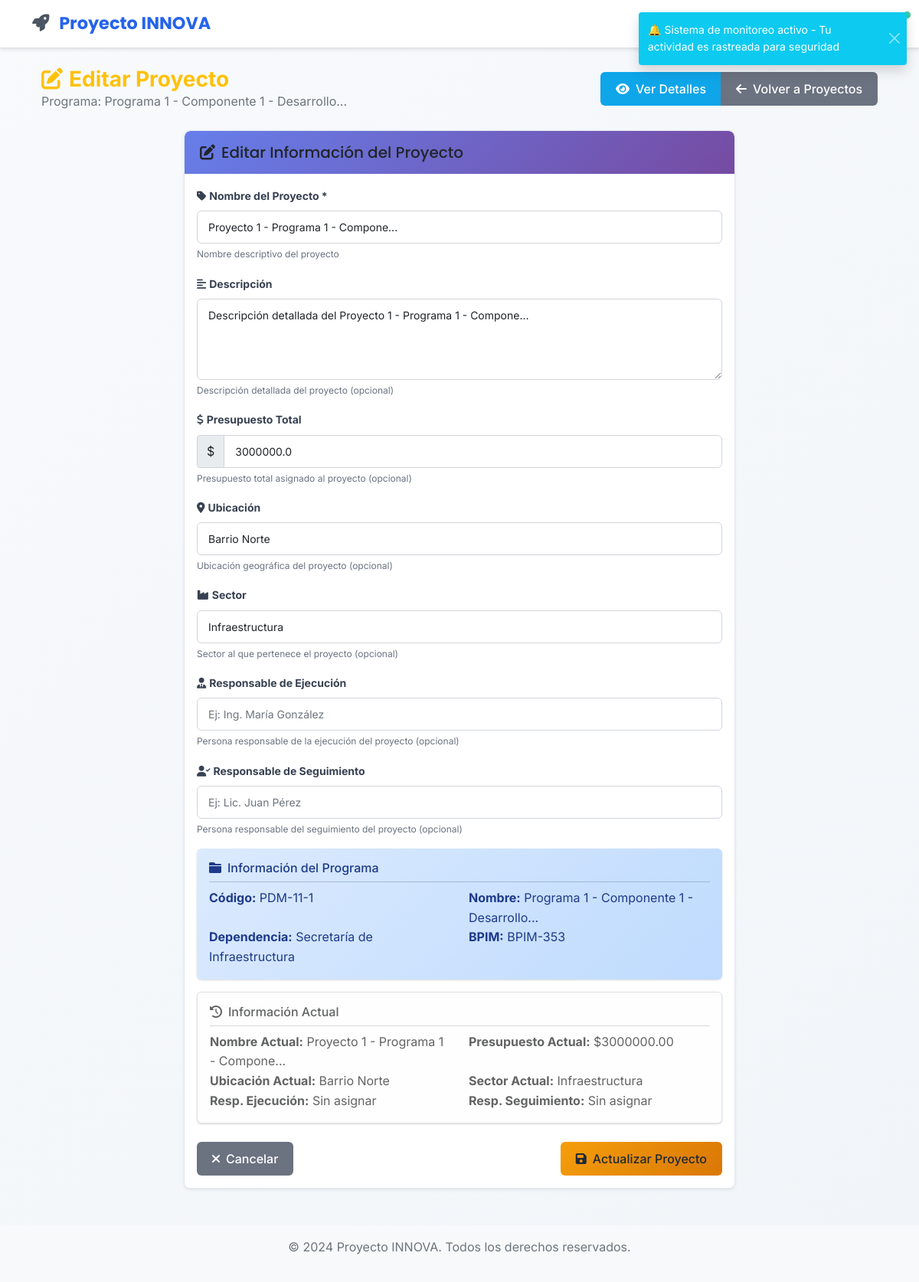
Page /planes/proyectos/1/editar (signed in) on the earlier database version.
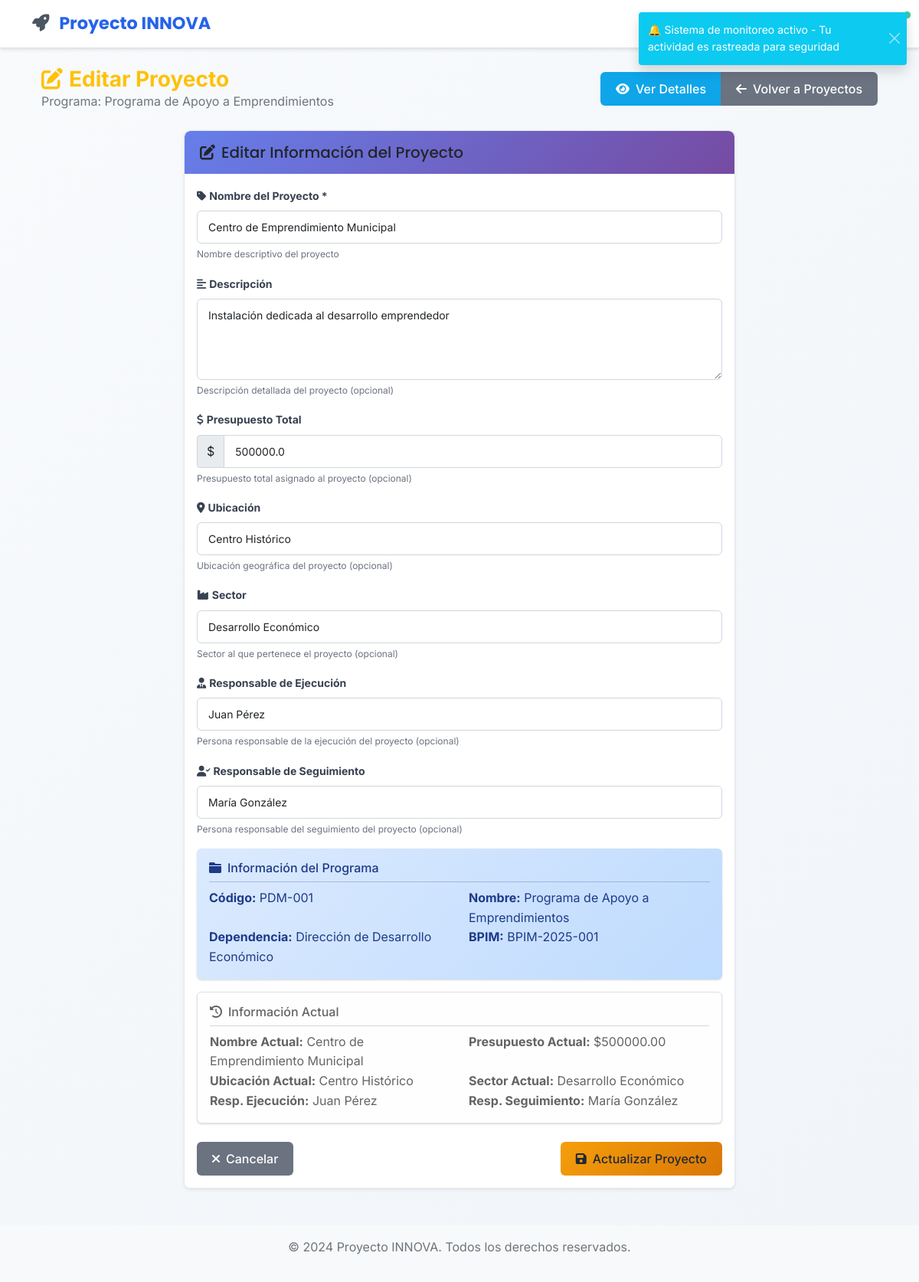
Same page on the later database version.
### app/models/programa.py (models this page shows, shortened)
class Programa(db.Model):
    __tablename__ = 'programas'
    id = db.Column(db.Integer, primary_key=True)
    cod_programa = db.Column(db.String(50), nullable=False)
    nombre = db.Column(db.String(200), nullable=False)  # PROGRAMA PDM
    descripcion = db.Column(db.Text)
    dependencia_responsable = db.Column(db.String(200))
    componente_id = db.Column(db.Integer, db.ForeignKey('componentes.id'), nullable=False)
    componente = db.relationship('Componente', backref=db.backref('programas', lazy=True, cascade='all, delete-orphan'))
    estado = db.Column(db.String(20), default='activo')  # activo, inactivo
    created_at = db.Column(db.DateTime, default=datetime.utcnow)
    updated_at = db.Column(db.DateTime, default=datetime.utcnow, onupdate=datetime.utcnow)
    bpim = db.Column(db.String(50))  # BPIM según el diccionario
    presupuesto_asignado = db.Column(db.Float, default=0.0)

### app/models/proyecto.py (models this page shows, shortened)
class Proyecto(db.Model):
    __tablename__ = 'proyectos'
    id = db.Column(db.Integer, primary_key=True)
    nombre = db.Column(db.String(200), nullable=False)  # NOMBRE PROYECTO
    descripcion = db.Column(db.Text)
    programa_id = db.Column(db.Integer, db.ForeignKey('programas.id'), nullable=False)
    programa = db.relationship('Programa', backref=db.backref('proyectos', lazy=True, cascade='all, delete-orphan'))
    estado = db.Column(db.String(20), default='planificado')  # planificado, en_ejecucion, completado, suspendido, cancelado
    created_at = db.Column(db.DateTime, default=datetime.utcnow)
    updated_at = db.Column(db.DateTime, default=datetime.utcnow, onupdate=datetime.utcnow)
    fecha_inicio = db.Column(db.Date)
    fecha_fin = db.Column(db.Date)
    presupuesto_total = db.Column(db.Float, default=0.0)
    presupuesto_ejecutado = db.Column(db.Float, default=0.0)
    ubicacion = db.Column(db.String(200))
    sector = db.Column(db.String(100))
    responsable_ejecucion = db.Column(db.String(200))
    responsable_seguimiento = db.Column(db.String(200))

### app/views/planes.py (the view, shortened to what this page needs)
@planes_bp.route('/proyectos/<int:proyecto_id>/editar', methods=['GET', 'POST'])
@login_required
def editar_proyecto(proyecto_id):
    proyecto = Proyecto.query.join(Programa).join(Componente).join(LineaEstrategica).join(PlanDesarrollo).filter(
        Proyecto.id == proyecto_id,
        PlanDesarrollo.municipio_id == current_user.id
    ).first_or_404()
    if not current_user.can_edit_column('CÓD PROYECTO'):
        flash('No tienes permisos para editar proyectos.', 'danger')
        return redirect(url_for('planes.proyectos', programa_id=proyecto.programa_id))
    form = EditarProyectoForm(obj=proyecto)
    return render_template('planes/editar_proyecto.html', title='Editar Proyecto',
                          form=form, proyecto=proyecto, programa=proyecto.programa)

### app/models/user.py (called while the page is built)
    def is_admin(self):
        if self.active_roles:
            admin_names = ['admin', 'administrador']
            return any(ur.role.name.lower() in admin_names for ur in self.active_roles)
        return self.legacy_role == 'admin'

    def can_edit_column(self, column_name):
        if self.is_admin():
            return True  # Los admins pueden editar todo
        for user_role in self.active_roles:
            if user_role.role.can_edit_column(column_name):
                return True
        return False

### app/templates/planes/editar_proyecto.html (shortened to what the changed rows need)
{% extends "base.html" %}
{% block content %}
<div class="container-fluid mt-4">
    <div class="row mb-4">
        <div class="col-12">
            <div class="d-flex justify-content-between align-items-center">
                <div>
                    <h1 class="h3 mb-0 text-warning fw-bold">
                        <i class="fas fa-edit me-2"></i>Editar Proyecto
                    </h1>
                    <p class="text-muted mb-0">Programa: {{ programa.nombre }}</p>
                </div>
            </div>
        </div>
    </div>
    <div class="row">
        <div class="col-lg-8 mx-auto">
            <div class="card shadow-sm">
                <div class="card-body">
                    <form method="POST">
                        <div class="mb-3">
                            <label for="nombre" class="form-label fw-bold">
                                <i class="fas fa-tag me-1"></i>Nombre del Proyecto *
                            </label>
                            {{ form.nombre(class="form-control", placeholder="Ej: Construcción de Parque Urbano") }}
                            <div class="form-text">Nombre descriptivo del proyecto</div>
                        </div>
                        <div class="mb-3">
                            <label for="descripcion" class="form-label fw-bold">
                                <i class="fas fa-align-left me-1"></i>Descripción
                            </label>
                            {{ form.descripcion(class="form-control", rows="4", placeholder="Describa los objetivos y alcance de este proyecto...") }}
                            <div class="form-text">Descripción detallada del proyecto (opcional)</div>
                        </div>
                        <div class="mb-3">
                            <div class="input-group">
                                <span class="input-group-text">$</span>
                                {{ form.presupuesto_total(class="form-control", placeholder="0.00") }}
                            </div>
                        </div>
                        <div class="mb-3">
                            <label for="ubicacion" class="form-label fw-bold">
                                <i class="fas fa-map-marker-alt me-1"></i>Ubicación
                            </label>
                            {{ form.ubicacion(class="form-control", placeholder="Ej: Barrio Centro, Calle Principal #123") }}
                            <div class="form-text">Ubicación geográfica del proyecto (opcional)</div>
                        </div>
                        <div class="mb-3">
                            <label for="sector" class="form-label fw-bold">
                                <i class="fas fa-industry me-1"></i>Sector
                            </label>
                            {{ form.sector(class="form-control", placeholder="Ej: Infraestructura, Educación, Salud") }}
                            <div class="form-text">Sector al que pertenece el proyecto (opcional)</div>
                        </div>
                        <div class="mb-3">
                            <label for="responsable_ejecucion" class="form-label fw-bold">
                                <i class="fas fa-user-tie me-1"></i>Responsable de Ejecución
                            </label>
                            {{ form.responsable_ejecucion(class="form-control", placeholder="Ej: Ing. María González") }}
                            <div class="form-text">Persona responsable de la ejecución del proyecto (opcional)</div>
                        </div>
                        <div class="mb-3">
                            <label for="responsable_seguimiento" class="form-label fw-bold">
                                <i class="fas fa-user-check me-1"></i>Responsable de Seguimiento
                            </label>
                            {{ form.responsable_seguimiento(class="form-control", placeholder="Ej: Lic. Juan Pérez") }}
                            <div class="form-text">Persona responsable del seguimiento del proyecto (opcional)</div>
                        </div>
                        <div class="alert alert-info border-0">
                            <div class="row">
                                <div class="col-md-6">
                                    <strong>Código:</strong> {{ programa.cod_programa }}
                                </div>
                                <div class="col-md-6">
                                    <strong>Nombre:</strong> {{ programa.nombre }}
                                </div>
                                <div class="col-md-6">
                                    <strong>Dependencia:</strong> {{ programa.dependencia_responsable or 'Sin asignar' }}
                                </div>
                                <div class="col-md-6">
                                    <strong>BPIM:</strong> {{ programa.bpim or 'Sin asignar' }}
                                </div>
                            </div>
                        </div>
                        <div class="alert alert-light border">
                            <div class="row">
                                <div class="col-md-6">
                                    <strong>Nombre Actual:</strong> {{ proyecto.nombre }}
                                </div>
                                <div class="col-md-6">
                                    <strong>Presupuesto Actual:</strong> ${{ "%.2f"|format(proyecto.presupuesto_total or 0) }}
                                </div>
                                <div class="col-md-6">
                                    <strong>Ubicación Actual:</strong> {{ proyecto.ubicacion or 'Sin asignar' }}
                                </div>
                                <div class="col-md-6">
                                    <strong>Sector Actual:</strong> {{ proyecto.sector or 'Sin asignar' }}
                                </div>
                                <div class="col-md-6">
                                    <strong>Resp. Ejecución:</strong> {{ proyecto.responsable_ejecucion or 'Sin asignar' }}
                                </div>
                                <div class="col-md-6">
                                    <strong>Resp. Seguimiento:</strong> {{ proyecto.responsable_seguimiento or 'Sin asignar' }}
                                </div>
                            </div>
                        </div>
                    </form>
                </div>
            </div>
        </div>
    </div>
</div>
{% endblock %}

Differences in the rows shown:
changed Programa: nombre "Programa 1 - Componente 1 - Desarrollo..." → "Programa de Apoyo a Emprendimientos"; cod_programa "PDM-11-1" → "PDM-001"; dependencia_responsable "Secretaría de Infraestructura" → "Dirección de Desarrollo Económico"; bpim "BPIM-353" → "BPIM-2025-001"
changed Proyecto: nombre "Proyecto 1 - Programa 1 - Compone..." → "Centro de Emprendimiento Municipal"; descripcion "Descripción detallada del Proyecto 1 - Programa 1 - Compone..." → "Instalación dedicada al desarrollo emprendedor"; presupuesto_total "3000000.0" → "500000.0"; ubicacion "Barrio Norte" → "Centro Histórico"; sector "Infraestructura" → "Desarrollo Económico"; responsable_ejecucion (not shown) → "Juan Pérez"; responsable_seguimiento (not shown) → "María González"; presupuesto_total "3000000.00" → "500000.00"; responsable_ejecucion "Sin asignar" → "Juan Pérez"; responsable_seguimiento "Sin asignar" → "María González"
